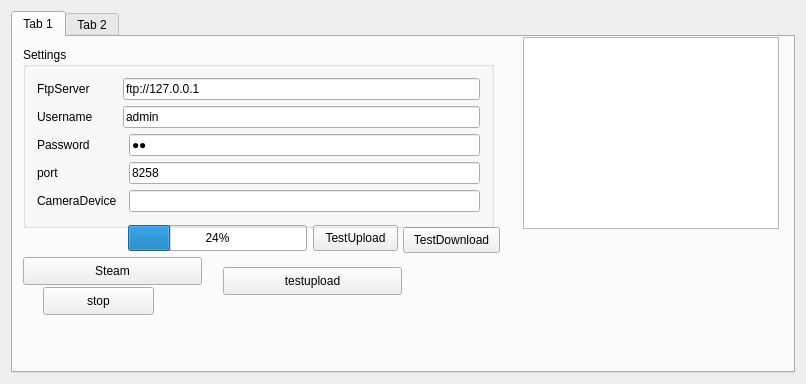
<?xml version="1.0" encoding="UTF-8"?>
<ui version="4.0">
 <class>MainWindow</class>
 <widget class="QMainWindow" name="MainWindow">
  <property name="geometry">
   <rect>
    <x>0</x>
    <y>0</y>
    <width>806</width>
    <height>384</height>
   </rect>
  </property>
  <property name="windowTitle">
   <string>FTP客户端</string>
  </property>
  <property name="windowIcon">
   <iconset>
    <normaloff>../../heart.ico</normaloff>../../heart.ico</iconset>
  </property>
  <property name="toolTipDuration">
   <number>-1</number>
  </property>
  <widget class="QWidget" name="centralWidget">
   <layout class="QGridLayout" name="gridLayout">
    <item row="1" column="0">
     <widget class="QTabWidget" name="tabWidget">
      <widget class="QWidget" name="tab">
       <attribute name="title">
        <string>Tab 1</string>
       </attribute>
       <widget class="QPushButton" name="Btn_download">
        <property name="geometry">
         <rect>
          <x>390</x>
          <y>190</y>
          <width>97</width>
          <height>26</height>
         </rect>
        </property>
        <property name="styleSheet">
         <string notr="true">font: 10pt &quot;Arial&quot;;</string>
        </property>
        <property name="text">
         <string>TestDownload</string>
        </property>
       </widget>
       <widget class="QPushButton" name="Btn_upload">
        <property name="geometry">
         <rect>
          <x>300</x>
          <y>188</y>
          <width>85</width>
          <height>26</height>
         </rect>
        </property>
        <property name="styleSheet">
         <string notr="true">font: 10pt &quot;Arial&quot;;</string>
        </property>
        <property name="text">
         <string>TestUpload</string>
        </property>
       </widget>
       <widget class="QProgressBar" name="progressBar">
        <property name="geometry">
         <rect>
          <x>115</x>
          <y>188</y>
          <width>179</width>
          <height>26</height>
         </rect>
        </property>
        <property name="value">
         <number>24</number>
        </property>
       </widget>
       <widget class="QPushButton" name="streambtn">
        <property name="geometry">
         <rect>
          <x>10</x>
          <y>220</y>
          <width>179</width>
          <height>28</height>
         </rect>
        </property>
        <property name="text">
         <string>Steam</string>
        </property>
       </widget>
       <widget class="QPushButton" name="stop">
        <property name="geometry">
         <rect>
          <x>30</x>
          <y>250</y>
          <width>111</width>
          <height>28</height>
         </rect>
        </property>
        <property name="text">
         <string>stop</string>
        </property>
       </widget>
       <widget class="QGroupBox" name="groupBox">
        <property name="geometry">
         <rect>
          <x>10</x>
          <y>10</y>
          <width>471</width>
          <height>181</height>
         </rect>
        </property>
        <property name="title">
         <string>Settings</string>
        </property>
        <layout class="QGridLayout" name="gridLayout_2">
         <item row="4" column="0" colspan="2">
          <widget class="QLabel" name="label_password_2">
           <property name="styleSheet">
            <string notr="true">font: 10pt &quot;Arial&quot;;</string>
           </property>
           <property name="text">
            <string>port</string>
           </property>
          </widget>
         </item>
         <item row="6" column="0">
          <widget class="QLabel" name="label">
           <property name="text">
            <string>CameraDevice</string>
           </property>
          </widget>
         </item>
         <item row="4" column="2">
          <widget class="QLineEdit" name="port">
           <property name="enabled">
            <bool>true</bool>
           </property>
           <property name="text">
            <string>8258</string>
           </property>
           <property name="echoMode">
            <enum>QLineEdit::Normal</enum>
           </property>
          </widget>
         </item>
         <item row="3" column="0" colspan="2">
          <widget class="QLabel" name="label_password">
           <property name="styleSheet">
            <string notr="true">font: 10pt &quot;Arial&quot;;</string>
           </property>
           <property name="text">
            <string>Password</string>
           </property>
          </widget>
         </item>
         <item row="3" column="2">
          <widget class="QLineEdit" name="lineEdit_password">
           <property name="enabled">
            <bool>true</bool>
           </property>
           <property name="text">
            <string>qt</string>
           </property>
           <property name="echoMode">
            <enum>QLineEdit::Password</enum>
           </property>
          </widget>
         </item>
         <item row="6" column="2">
          <widget class="QLineEdit" name="lineEdit"/>
         </item>
         <item row="2" column="1" colspan="2">
          <widget class="QLineEdit" name="lineEdit_user">
           <property name="enabled">
            <bool>true</bool>
           </property>
           <property name="styleSheet">
            <string notr="true">font: 10pt &quot;Arial&quot;;</string>
           </property>
           <property name="text">
            <string>admin</string>
           </property>
          </widget>
         </item>
         <item row="2" column="0">
          <widget class="QLabel" name="label_user">
           <property name="styleSheet">
            <string notr="true">font: 10pt &quot;Arial&quot;;</string>
           </property>
           <property name="text">
            <string>Username</string>
           </property>
          </widget>
         </item>
         <item row="1" column="0">
          <widget class="QLabel" name="label_ftp">
           <property name="styleSheet">
            <string notr="true">font: 9pt &quot;Arial&quot;;</string>
           </property>
           <property name="text">
            <string>FtpServer</string>
           </property>
          </widget>
         </item>
         <item row="1" column="1" colspan="2">
          <widget class="QLineEdit" name="lineEdit_ftp">
           <property name="styleSheet">
            <string notr="true">font: 10pt &quot;Arial&quot;;</string>
           </property>
           <property name="text">
            <string>ftp://127.0.0.1</string>
           </property>
          </widget>
         </item>
        </layout>
       </widget>
       <widget class="QListWidget" name="cameras">
        <property name="geometry">
         <rect>
          <x>510</x>
          <y>0</y>
          <width>256</width>
          <height>192</height>
         </rect>
        </property>
       </widget>
       <widget class="QPushButton" name="test">
        <property name="geometry">
         <rect>
          <x>210</x>
          <y>230</y>
          <width>179</width>
          <height>28</height>
         </rect>
        </property>
        <property name="text">
         <string>testupload</string>
        </property>
       </widget>
      </widget>
      <widget class="QWidget" name="tab_2">
       <attribute name="title">
        <string>Tab 2</string>
       </attribute>
      </widget>
     </widget>
    </item>
   </layout>
  </widget>
  <widget class="QMenuBar" name="menuBar">
   <property name="geometry">
    <rect>
     <x>0</x>
     <y>0</y>
     <width>806</width>
     <height>24</height>
    </rect>
   </property>
  </widget>
 </widget>
 <layoutdefault spacing="6" margin="11"/>
 <resources/>
 <connections/>
</ui>
